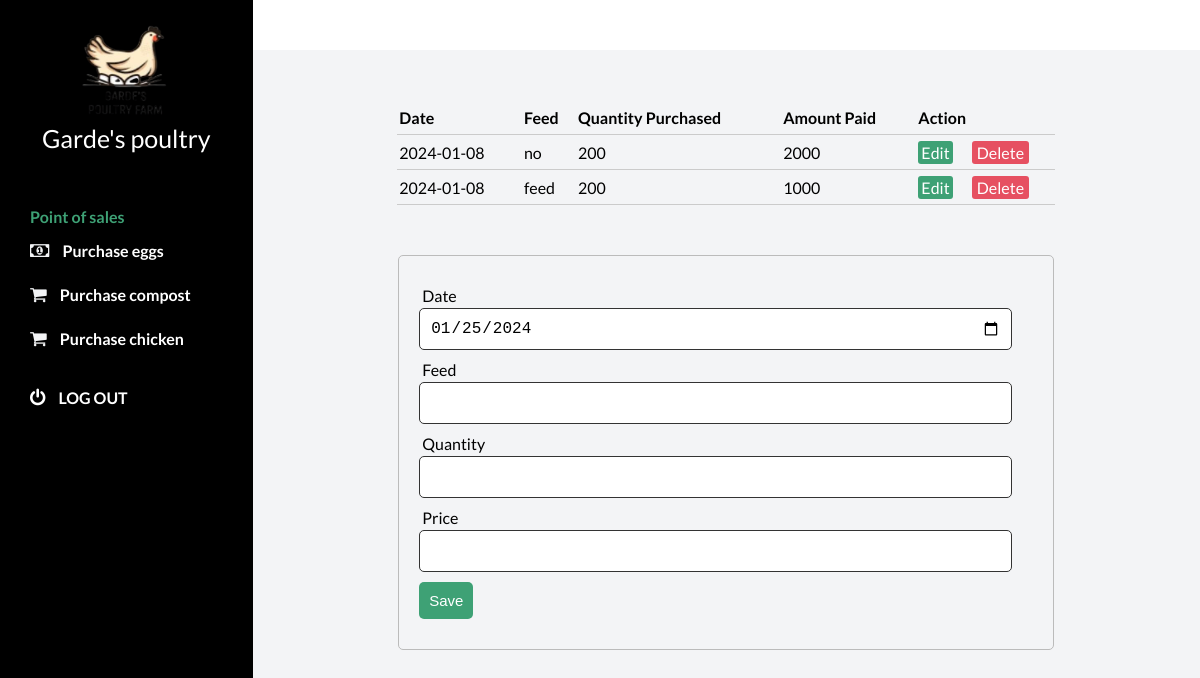
The app's page /feedPurchase.php (signed in) with its own data.
### tables this page shows
CREATE TABLE IF NOT EXISTS `feedpurchase` (
  `FeedPurchase_ID` int(11) NOT NULL AUTO_INCREMENT,
  `Date` date NOT NULL,
  `Quantity` float NOT NULL,
  `Price` float NOT NULL,
  `feedname` varchar(1000) DEFAULT NULL,
  PRIMARY KEY (`FeedPurchase_ID`)
);

### includes/action.php (called while the page is built, shortened)
<?php
    include_once "database.php";
    class CrudOperation extends Database{
        public function viewMethod($table){
            $sql = "SELECT * FROM " . $table;
            $array = array();
            $query = $this->connect()->query($sql);
            while($row = mysqli_fetch_array($query)){
                $array[] = $row;
            }
            return $array;
        }
    }
    $feedConsumptionObject = new CrudOperation();
?>

### includes/database.php (called while the page is built, shortened)
<?php
class Database{
    public function connect(){
        $this->servername = 'localhost';
        $this->username = 'root';
        $this->password = '';
        $this->dbname = 'newpoultry';
        $conn = new mysqli($this->servername, $this->username, $this->password, $this->dbname);
        return $conn;
    }
}
function mysqlDate(){
    $dbbbbbb = new Database();
    $res = mysqli_query($dbbbbbb->connect(),"SELECT DATE_FORMAT(NOW(),'%Y-%m-%d')");
    $ret = "";
    if($colx = mysqli_fetch_array($res)){
        $ret = $colx[0];
    }
    return $ret;
}
?>

### feedPurchase.php (the view, shortened to what this page needs)
<?php
include 'includes/database.php';
include 'includes/action.php';
?>
<!DOCTYPE html>
<html lang="en">
<?php include "partials/_head.php";?>
<body id="body">
    <div class="container">
        <main>
            <div class="main__container">
                <table>
                    <thead>
                        <th>Date</th>
                        <th>Feed</th>
                        <th>Quantity Purchased</th>
                        <th>Amount Paid</th>
                        <th colspan="2">Action</th>
                    </thead>
                    <tbody>
                    <?php
                        $myrow = $feedConsumptionObject->viewMethod("FeedPurchase");
                        foreach($myrow as $row){
                            ?>
                            <tr>
                                <td><?php echo $row['Date'];?></td>
                                <td><?php echo $row['feedname'];?></td>
                                <td><?php echo $row['Quantity'];?></td>
                                <td><?php echo $row['Price'];?></td>
                                <td>
                                    <a class="edit_btn" href="feedPurchase.php?feedpurchupdate=1&id=<?php echo $row["FeedPurchase_ID"]; ?>">Edit</a>
                                </td>
                                <td>
                                    <a class="del_btn" href="includes/action.php?feedpurchdelete=1&id=<?php echo $row["FeedPurchase_ID"]; ?>">Delete</a>
                                </td>
                            </tr>
                            <?php
                        }
                    ?>
                    </tbody>
                </table>
                <?php
                    if(isset($_GET["feedpurchupdate"])){
                        $id = $_GET["id"] ?? null;
                        $where = array("FeedPurchase_ID" => $id);
                        $row = $feedConsumptionObject->selectMethod("FeedPurchase", $where);
                        ?>
                            <form action="includes/action.php" method="post">
                                <div class="input-group">
                                    <input type="hidden" name="id" value="<?php echo $id; ?>">
                                </div>
                                <div class="input-group">
                                    <label for="">Date</label>
                                    <input type="date" name="Date" value="<?php echo $row["Date"]; ?>" required>
                                </div>
                                <div class="input-group">
                                    <label for="">Feed</label>
                                    <input type="text" name="feed" value="<?php echo $row["feedname"]; ?>" required>
                                </div>
                                <div class="input-group">
                                    <label for="">Quantity</label>
                                    <input type="number" step="any" name="Quantity" value="<?php echo $row["Quantity"]; ?>" required>
                                </div>
                                <div class="input-group">
                                    <label for="">Price</label>
                                    <input type="number" step="any" name="Price" value="<?php echo $row["Price"]; ?>" required>
                                </div>
                                <div class="input-group">
                                    <button type="submit" name="feedpurchedit" class="btn" value="">Update</button>
                                </div>
                            </form>
                        <?php
                    }else{
                        ?>
                            <form action="includes/action.php" method="post">
                                <div class="input-group">
                                    <label for="">Date</label>
                                    <input type="date" name="Date" value="<?php echo mysqlDate(); ?>" required>
                                </div>
                                <div class="input-group">
                                    <label for="">Feed</label>
                                    <input type="text" name="feed" value="" required>
                                </div>
                                <div class="input-group">
                                    <label for="">Quantity</label>
                                    <input type="number" step="any" name="Quantity" value="" required>
                                </div>
                                <div class="input-group">
                                    <label for="">Price</label>
                                    <input type="number" step="any" name="Price" value="" required>
                                </div>
                                <div class="input-group">
                                    <button type="submit" name="feedpurchsave" class="btn">Save</button>
                                </div>
                            </form>
                        <?php
                    }
                        ?>
            </div>
        </main>
        <?php include "partials/_side_bar.php";?>
    </div>
</body>
</html>

### styles.css (style rules this page uses)
* { margin: 0; padding: 0; }
body { box-sizing: border-box; font-family: "Lato", sans-serif; }
.container { display: grid; height: 100vh; grid-template-columns: 0.8fr 1fr 1fr 1fr; grid-template-rows: 0.2fr 3fr; grid-template-areas: "sidebar nav nav nav" "sidebar main main main"; }
main { background: #f3f4f6; grid-area: main; overflow-y: auto; }
.main__container { padding: 20px 35px; }
table { width: 75%; margin: 30px auto; border-collapse: collapse; text-align: left; }
tr { border-bottom: 1px solid #cbcbcb; }
th, td { border: none; height: 30px; padding: 2px; }
form { width: 70%; margin: 50px auto; text-align: left; padding: 20px; border: 1px solid #bbb; border-radius: 5px; }
.input-group { margin: 10px 0; }
.input-group label { display: block; text-align: left; margin: 3px; }
.input-group input { height: 30px; width: 93%; padding: 5px 10px; font-size: 16px; border-radius: 5px; border: 1px solid #333; }
.btn { padding: 10px; font-size: 15px; color: #fff; background:#3ea175; border: none; border-radius: 5px; }
.edit_btn { text-decoration: none; padding: 2px 3px; background: #3ea175; color: #fff; border-radius: 3px; }
.del_btn { text-decoration: none; padding: 2px 5px; color: #fff; border-radius: 3px; background: #e65061; }

### records on screen
feedpurchase: Date "2024-01-08", feedname "no", Quantity "200", Price "2000"
feedpurchase: Date "2024-01-08", feedname "feed", Quantity "200", Price "1000"
